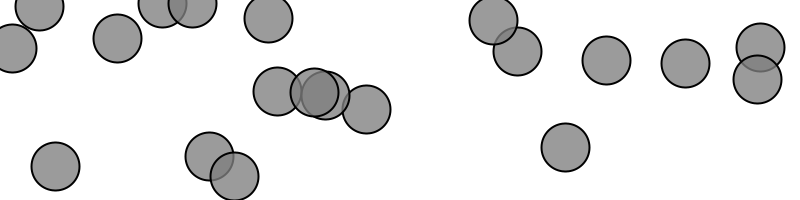
Frame 1 (no input)
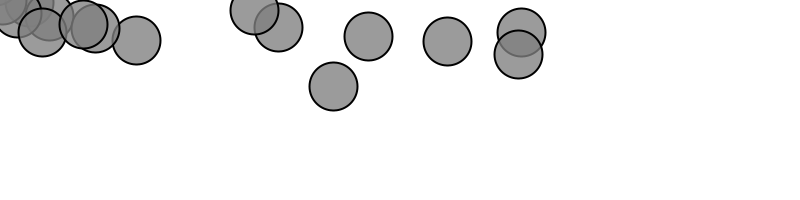
Frame 60 (the mouse pressed at the canvas centre just before this capture)
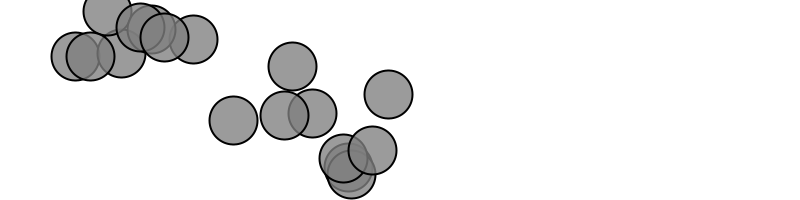
Frame 120 (the mouse held since frame 60 and released just before this capture)

The Processing sketch that drew these frames (run headless with seeded random() and noise(); from frame 60 on, the mouse is pressed at the canvas centre):

// Processing sketch: Multi_agent_acceleration
// ── Multi_agent_acceleration.pde
Mover[] movers = new Mover[20];

void setup() {
  size(800,200);
  smooth();
  for (int i = 0; i < movers.length; i++) {
    movers[i] = new Mover(); 
  }
}

void draw() {
  
  background(255);

  for (int i = 0; i < movers.length; i++) {
    movers[i].update();
    movers[i].display(); 
  }
}

// ── Mover.pde

class Mover {

  PVector location;
  PVector velocity;
  PVector acceleration;
  // The Mover's maximum speed
  float topspeed;

  Mover() {
    // Start in the center
    location = new PVector(random(width),random(height));
    velocity = new PVector(0,0);
    topspeed = 5;
  }

  void update() {
    
    // Compute a vector that points from location to mouse
    PVector mouse = new PVector(mouseX,mouseY);
    PVector acceleration = PVector.sub(mouse,location);    //Direction of the acceleration vector

    acceleration.normalize();    //Magnitude of the acceleration
    acceleration.mult(0.2);
    
    velocity.add(acceleration);
    velocity.limit(topspeed);
    location.add(velocity);
  }

  void display() {
    stroke(0);
    strokeWeight(2);
    fill(127,200);
    ellipse(location.x,location.y,48,48);
  }

}
